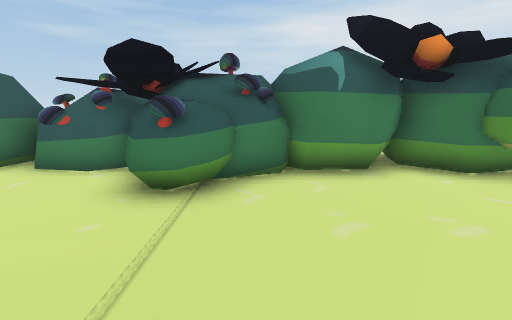
View 1 (above)

17 first-person views from a walk through a 3-D level made in the Unity game engine. The camera is 1.3 m above the floor, tilts 10° down and sees 85° across. The floor is counted in squares, 1 m on a side. Each view is taken from the middle of a square. On the plan, view 1 faces up. The plan holds only what a view shows up to about 13 squares ahead; the rest is blank. The place goes on beyond the plan. Some animated figures are left out.

View 2
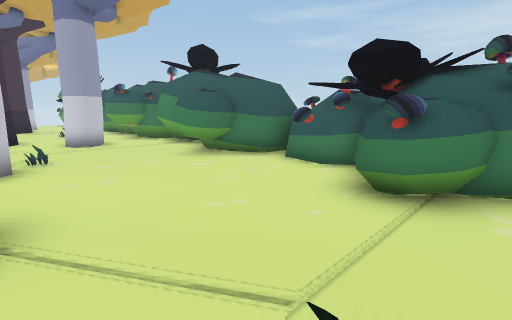

View 3
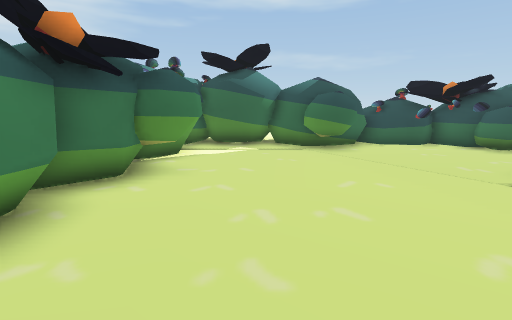

View 4
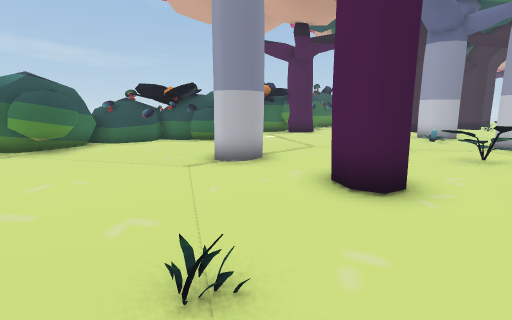

View 5
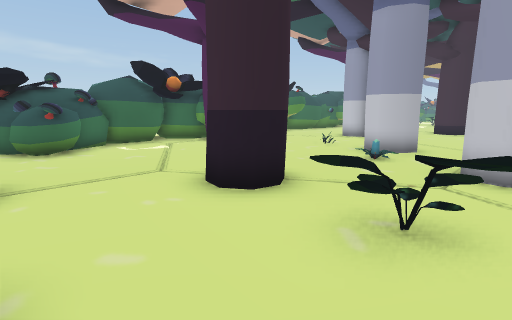

View 6
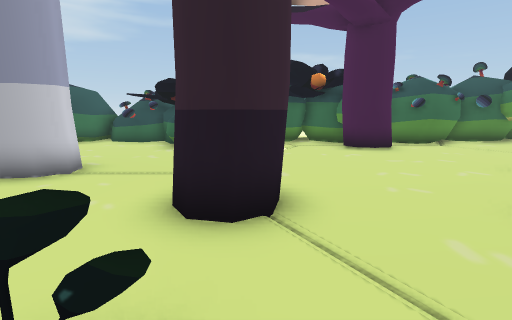

View 7
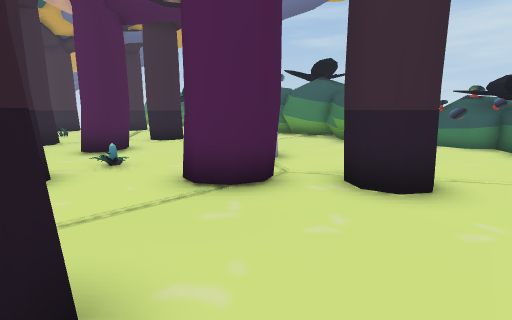

View 8
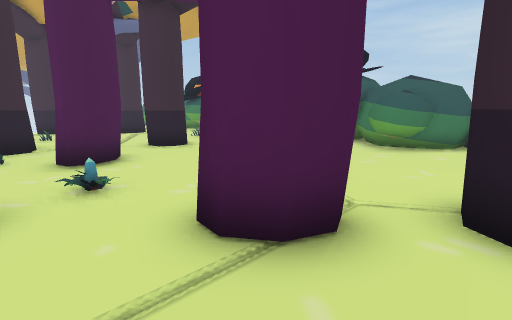

View 9
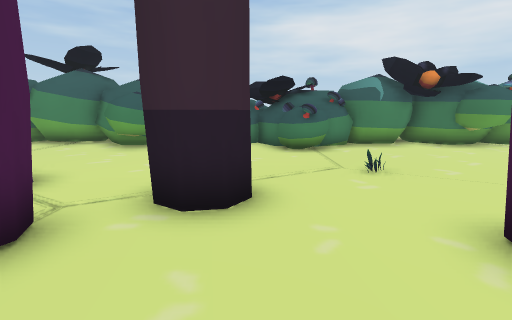

View 10
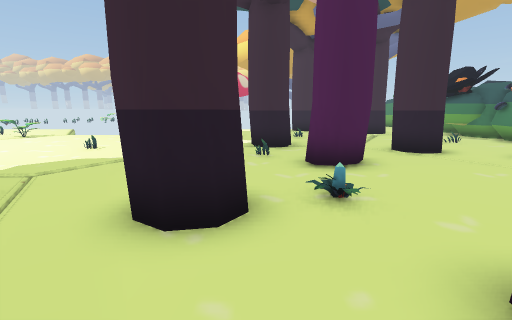

View 11
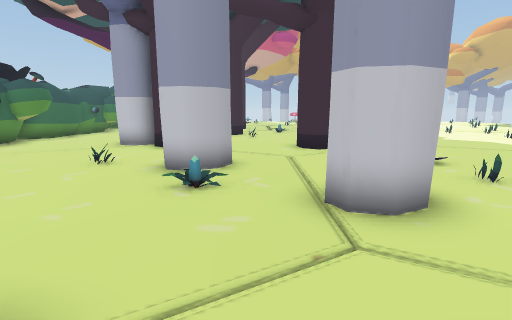

View 12
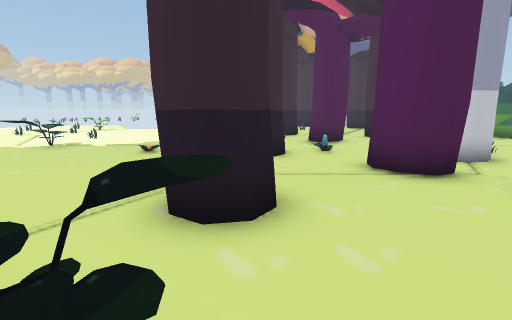

View 13
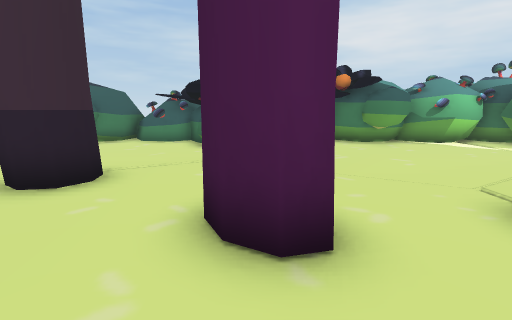

View 14
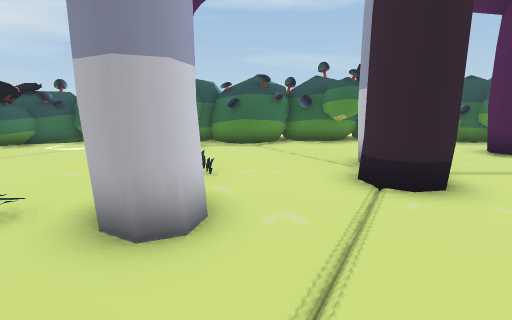

View 15
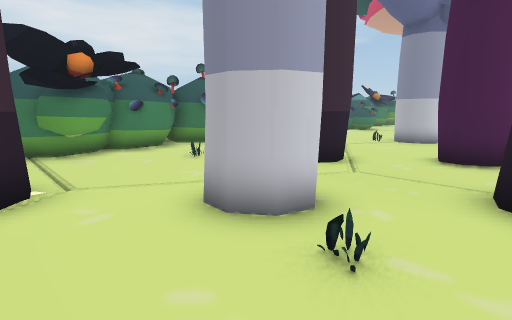

View 16
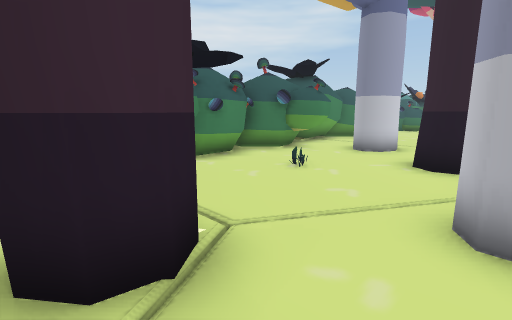

View 17
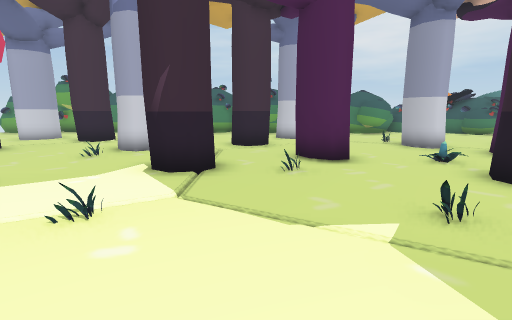

### Floor plan
Key: @ floor where view 1 was taken; # wall or solid block; x gap in a wall; . floor; = window, fence, low wall or low ledge; ^ raised ledge; T thing the floor can be seen under or through; O other object.
Columns run from 25 left of view 1 to 12 right of it. Each row starts with its distance up from view 1.
  8                    # OO
  7           #    ##  #OOOO #  #
  6      ###############xOOO^###########
  5      ####=###....##....^^#...#######
  4      ###.. ###...##....=O.........##
  3      #..OO..###...................###
  2 ## ##=...... ##...................##
  1 #####.....##.....O.......O.......###
  0  .........##.....TT.. T..@.......###
 -1    ....#.........TT.TTT............##
 -2    ....#....##....TTTT.............^#^
 -3    ...O.....###.O.TT.....#...#.....O
 -4     .....##..#=.O............#.....OO
 -5      ....##.O...##...............^OOO
 -6       ..........##...##..........O^ #
 -7        ......... #.  ##O..##......O#
 -8         .O...OO...  ......##......##
 -9          .......O.................##
-10          ..............##.........##
-11         ..O............##........###
-12        ..............O. =.O......###
-13        .......O....... ...##.....###
-14        .... O.O......O ...##.O....##
-15        ...  .........  ...........##
-16        ..   ... ....   ...........###
-17             ..  ...   ##....#.....##
-18                ....    #....###..###
-19               ....     ......  .. ###
-20               ...       ...        ##

Where each view was taken, in squares from view 1:
view 1: 0 up, 0 right, facing up
view 2: 0 up, 0 right, facing up-left
view 3: 3 up, 1 left, facing right
view 4: 2 up, 2 left, facing down-right
view 5: 4 down, 2 left, facing down-right
view 6: 8 down, 2 left, facing right
view 7: 6 down, 2 left, facing up-left
view 8: 5 down, 4 left, facing up-left
view 9: 5 down, 3 left, facing up
view 10: 5 down, 5 left, facing left
view 11: 7 down, 0 right, facing down
view 12: 6 down, 0 right, facing left
view 13: 6 down, 0 right, facing up
view 14: 15 down, 2 left, facing right
view 15: 4 down, 21 left, facing up-right
view 16: 1 down, 22 left, facing up-right
view 17: 11 down, 14 left, facing up
